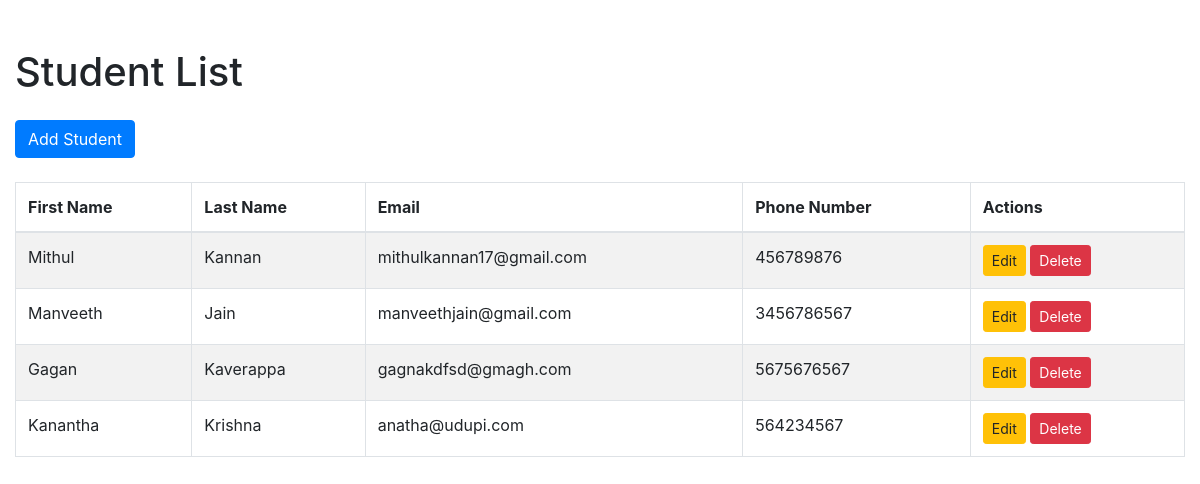
The page / on the database its author committed.
### students/models.py (models this page shows, shortened)
class Students(models.Model):
    first_name = models.CharField(max_length=100)
    last_name = models.CharField(max_length=100)
    email = models.EmailField()
    phone_number = models.CharField(max_length=15)
    date_of_birth = models.DateField()

### students/views.py (the view)
# urls.py: path('', views.student_list, name='student_list'),
def student_list(request):
    students = Students.objects.all()
    return render(request, 'student_list.html', {'students': students})

### students/templates/student_list.html (shortened to what this page needs)
<!DOCTYPE html>
<html lang="en">
<head>
    <link rel="stylesheet" href="https://maxcdn.bootstrapcdn.com/bootstrap/4.5.2/css/bootstrap.min.css">
</head>
<body>
    <div class="container mt-5">
        <h1 class="mb-4">Student List</h1>
        <a href="{% url 'student_create' %}" class="btn btn-primary mb-4">Add Student</a>
        <div class="table-responsive">
            <table class="table table-striped table-bordered">
                <thead>
                    <tr>
                        <th>First Name</th>
                        <th>Last Name</th>
                        <th>Email</th>
                        <th>Phone Number</th>
                        <th>Actions</th>
                    </tr>
                </thead>
                <tbody>
                    {% for student in students %}
                    <tr>
                        <td>{{ student.first_name }}</td>
                        <td>{{ student.last_name }}</td>
                        <td>{{ student.email }}</td>
                        <td>{{ student.phone_number }}</td>
                        <td>
                            <a href="{% url 'student_update' student.id %}" class="btn btn-warning btn-sm">Edit</a>
                            <a href="{% url 'student_delete' student.id %}" class="btn btn-danger btn-sm">Delete</a>
                        </td>
                    </tr>
                    {% empty %}
                    <tr>
                        <td colspan="5">No students available.</td>
                    </tr>
                    {% endfor %}
                </tbody>
            </table>
        </div>
    </div>
</body>
</html>

### students/templates/student_list.html (style rules this page uses)
.container { max-width: 1200px; }

### rows shown on the page
Students: first_name "Mithul", last_name "Kannan", email "mithulkannan17@gmail.com", phone_number "456789876"
Students: first_name "Manveeth", last_name "Jain", email "manveethjain@gmail.com", phone_number "3456786567"
Students: first_name "Gagan", last_name "Kaverappa", email "gagnakdfsd@gmagh.com", phone_number "5675676567"
Students: first_name "Kanantha", last_name "Krishna", email "anatha@udupi.com", phone_number "564234567"
